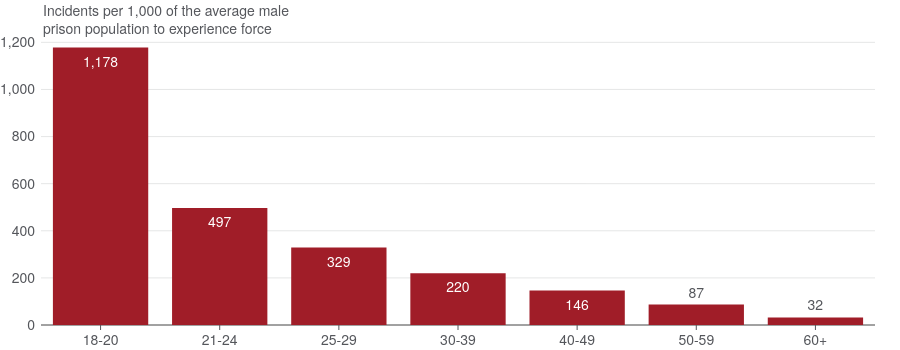

Here is the notebook cell this chart was saved with:
### Code cell
fig = young_adult_force.prepare_chart()
fig

### Figure 1 — Plotly figure (JSON) as saved in the notebook; plotly's stock layout.template omitted (floating-point values rounded to 4 significant figures)
{"data": [{"hovertemplate": "%{y} incidents per 1,000<extra></extra>", "name": "Use of force rate", "text": [1178, 497, 329, 220, 146, 87, 32], "textangle": 0, "texttemplate": "%{text:,.0f}", "type": "bar", "x": ["18-20", "21-24", "25-29", "30-39", "40-49", "50-59", "60+"], "y": [1178, 497, 329, 220, 146, 87, 32]}], "layout": {"annotations": [{"align": "left", "font": {"size": 14}, "showarrow": false, "text": "Incidents per 1,000 of the average male<br>prison population to experience force", "x": 0, "xref": "paper", "y": 1, "yanchor": "bottom", "yref": "paper"}], "height": 350, "hovermode": "x", "margin": {"t": 40}, "xaxis": {"automargin": true, "fixedrange": true, "type": "category"}, "yaxis": {"automargin": true, "fixedrange": true, "range": [0, 1210], "tickformat": ",.0f"}}}
